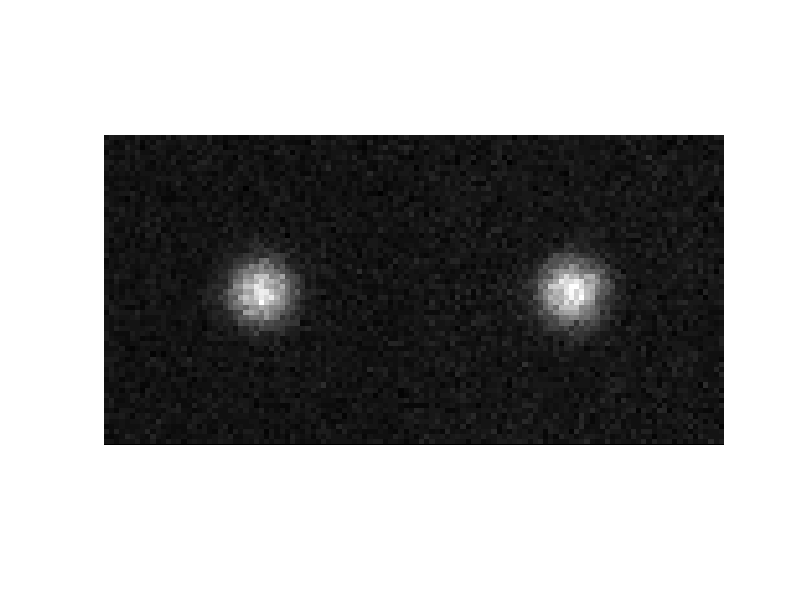

This figure's MATLAB source:
% MATLAB implementation test
function mlegaussfit()

    % Parameters format: X, Y, Sigma, I_0, I_bg

    W = 60; H =60;
    Pcenter = [ W/2 H/2 4 10000 10 ];  %
    [img, imgcv] = makesample ([H W], Pcenter);

    imshow([ normalize(img) normalize(imgcv) ]);
    
    % Localize
    N = 0; 
    iterations = 10;
    for k = 1 : N
        P = Pcenter+(rand(1,5)-.5).*[5 5 1 300 5 ];
        Pinitial = P+(rand(1,5)-.5).*[10 10 2 300 10 ];
        
        [~,smp] = makesample([H W], P);
        Pestimate = fitgauss(smp, Pinitial, iterations);

        d=P-Pestimate;
        dist(k) = sqrt (dot( d(1:2), d(1:2) ));
        fprintf('dist [%d]: %f\n', k, dist(k));
    end
    
end

function Pestimate = fitgauss(smpimg, P, iterations)

    dim = size(smpimg);
    [X,Y] = meshgrid(0:dim(2)-1,0:dim(1)-1);
    
    for k=1:iterations
        Sx = P(1); Sy = P(2); Sigma = P(3); I0 = P(4); Ibg = P(5);
        
        Xexp0 = (X-Sx + .5) / (sqrt(2)*Sigma);
        Yexp0 = (Y-Sy + .5) / (sqrt(2)*Sigma);
        
        Xexp1 = (X-Sx - .5) / (sqrt(2)*Sigma);
        Yexp1 = (Y-Sy - .5) / (sqrt(2)*Sigma);

        DeltaX = 0.5 * erf( Xexp0 ) - 0.5 * erf(Xexp1);
        DeltaY = 0.5 * erf( Yexp0 ) - 0.5 * erf(Yexp1);
        mu = Ibg + I0 * DeltaX .* DeltaY;
        
        dmu_dx = I0/(sqrt(2*pi)*Sigma) * ( exp(-Xexp1.^2) - exp(-Xexp0.^2 ) ) .* DeltaY;
        dmu_dy = I0/(sqrt(2*pi)*Sigma) * ( exp(-Yexp1.^2) - exp(-Yexp0.^2 ) ) .* DeltaX;
        dmu_dI0 = DeltaX.*DeltaY;
        dmu_dIbg = 1;
        
        d2mu_dx = I0/(sqrt(2*pi)*Sigma.^3) * ( (X - Sx - .5) .* exp (Xexp1.^2) - (X - Sx + .5) .* exp (Xexp0.^2) ) .* DeltaY;
        d2mu_dy = I0/(sqrt(2*pi)*Sigma.^3) * ( (Y - Sy - .5) .* exp (Yexp1.^2) - (Y - Sy + .5) .* exp (Yexp0.^2) ) .* DeltaX;
        %d2mu_dI0 = 0
        %d2mu_dIbg = 0
 
 %       imshow([ normalize(mu) normalize(dmu_dx) normalize(dmu_dy)] );
        
        dL_dx = dmu_dx .* ( smpimg ./ mu - 1 );
        dL_dy = dmu_dy .* ( smpimg ./ mu - 1 );
        dL_dI0 = dmu_dI0 .* ( smpimg ./ mu - 1 );
        dL_dIbg = dmu_dIbg .* ( smpimg ./ mu - 1 );

        imshow([ normalize(mu) normalize(dmu_dx) normalize(dmu_dy); ...
            normalize(smpimg) normalize(dL_dx) normalize(dL_dy)] );
        
        dL = [ sum(dL_dx(:)) sum(dL_dy(:)) 0 sum(dL_dI0(:)) sum(dL_dIbg(:)) ];
      %  dL = [ sum(dL_dx(:)) sum(dL_dy(:)) 0 0 0 ];
        
        dL2_dx = d2mu_dx .* ( smpimg ./ mu - 1 ) - dmu_dx.^2 .* smpimg ./ (mu.^2);
        dL2_dy = d2mu_dy .* ( smpimg ./ mu - 1 ) - dmu_dy.^2 .* smpimg ./ (mu.^2);
        dL2_dI0 = - dmu_dI0.^2 .* smpimg ./ (mu.^2);
        dL2_dIbg = - smpimg ./ (mu.^2);
        
        dL2 = [ sum(dL2_dx(:)) sum(dL2_dy(:)) 1 sum(dL2_dI0(:)) sum(dL2_dIbg(:)) ];
        
        DeltaP = 0.005*dL;% ./ dL2;
      %  fprintf('dx: %f, dy: %f, dI0: %f\n', DeltaP(1), DeltaP(2), DeltaP(4));
        P = P + DeltaP;
      %  pause
        
    end
    
    Pestimate = P;
end


function [img, imgcv] = makesample(Size, P)
    [Y,X] = ndgrid (0:Size(1)-1, 0:Size(2)-1);
    
    % Read parameters
    Sx = P(1); Sy = P(2); Sigma = P(3); I0 = P(4); Ibg = P(5);
    
    % Center value:
    imgcv = Ibg + I0 * exp ( - ((X-Sx).^2+(Y-Sy).^2) / (2*Sigma^2) ) / (2*pi*Sigma^2);
    imgcv = poissrnd(imgcv);
    
    % Expected values
    edenom = 1/sqrt(2*Sigma^2);
    DeltaX = 0.5 * erf( (X-Sx + .5) * edenom ) - 0.5 * erf((X-Sx - .5) * edenom);
    DeltaY = 0.5 * erf( (Y-Sy + .5) * edenom ) - 0.5 * erf((Y-Sy - .5) * edenom );
    img = Ibg + I0 * DeltaX .* DeltaY;
    
    img = poissrnd(img);
end



function d = normalize(d)
    minv = min(d(:));
    maxv = max(d(:));
    
    d = (d-minv) ./ (maxv-minv);
end
